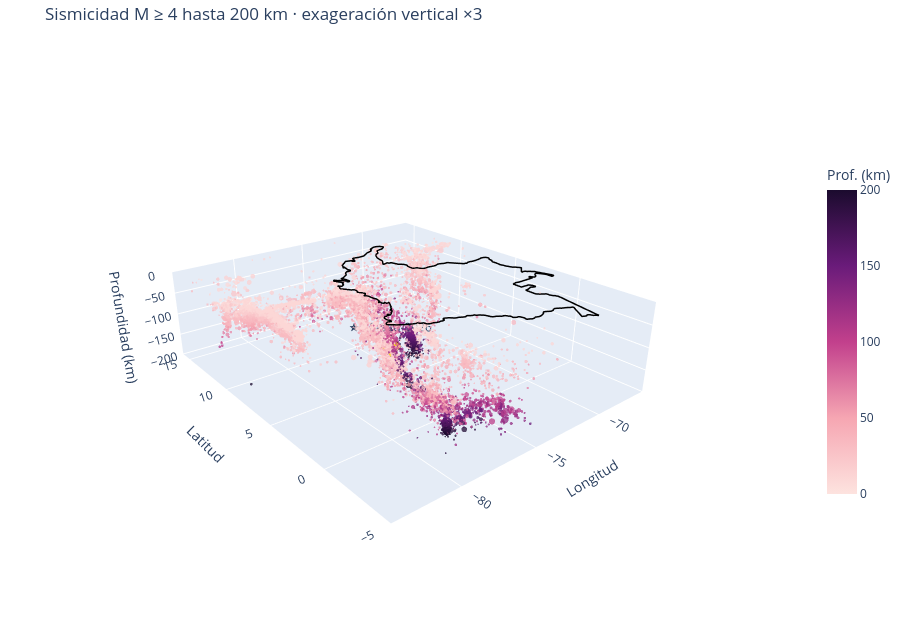

The cell this chart's notebook holds for it:
### Markdown cell above
## 15. Vista 3D interactiva

La vista 3D permite girar y acercar la nube de sismos para ver cómo cambia la profundidad con la posición. Se limita a magnitud 4 o más y a 200 km para que sea liviana; el eje vertical conserva la exageración de los cortes y el borde de Colombia se dibuja sobre la superficie. Pasa el cursor sobre un punto para ver su magnitud, fecha y profundidad. La vista no se reproduce en el PDF (ver código en la versión web).

### Code cell
import plotly.graph_objects as go

d3 = cat[cat.prof_km.notna() & (cat.prof_km <= PROF_MAX) & (cat.mag >= 4.0)]
escala = [[i / 4, c] for i, c in enumerate(["#fde3df", "#f6a6b2", "#c2408c", "#6a1b7a", "#1b0b2e"])]

fig3d = go.Figure()
for p in colombia:                                              # borde de Colombia
    fig3d.add_trace(go.Scatter3d(x=list(p[:, 0]), y=list(p[:, 1]), z=[0] * len(p), mode="lines",
                                 line=dict(color="black", width=3), hoverinfo="skip", showlegend=False))
fig3d.add_trace(go.Scatter3d(
    x=d3.lon, y=d3.lat, z=-d3.prof_km, mode="markers", showlegend=False,
    marker=dict(size=np.clip((d3.mag - 3) * 1.8, 1.5, 12), color=d3.prof_km, colorscale=escala, cmin=0,
                cmax=PROF_MAX, opacity=0.75, line=dict(width=0), colorbar=dict(title="Prof. (km)", len=0.6)),
    text=[f"M{m:.1f} · {f}<br>{p:.0f} km" for m, f, p in zip(d3.mag, d3.fecha, d3.prof_km)], hoverinfo="text"))
fig3d.add_trace(go.Scatter3d(x=[EVENTO_REF["lon"]], y=[EVENTO_REF["lat"]], z=[-EVENTO_REF["prof_km"]],
    mode="markers+text", text=["★ 10-ago-2026"], textposition="top center", showlegend=False,
    marker=dict(size=7, color="#ffd400", symbol="diamond", line=dict(color="black", width=2))))

dx = (BBOX["lon_max"] - BBOX["lon_min"]) * KM_LON
dy = (BBOX["lat_max"] - BBOX["lat_min"]) * KM_LAT
fig3d.update_layout(
    title=f"Sismicidad M ≥ 4 hasta {PROF_MAX} km · exageración vertical ×{dec(EXAG_VERTICAL)}",
    height=620, margin=dict(l=0, r=0, t=40, b=0),
    scene=dict(xaxis_title="Longitud", yaxis_title="Latitud", zaxis_title="Profundidad (km)",
               xaxis=dict(range=[BBOX["lon_min"], BBOX["lon_max"]]),
               yaxis=dict(range=[BBOX["lat_min"], BBOX["lat_max"]]), zaxis=dict(range=[-PROF_MAX, 0]),
               aspectmode="manual", aspectratio=dict(x=1, y=dy / dx, z=PROF_MAX * EXAG_VERTICAL / dx),
               camera=dict(eye=dict(x=-1.3, y=-1.6, z=0.9))))
fig3d.show()

### Figure 1 — Plotly figure (JSON) as saved in the notebook; plotly's stock layout.template omitted (floating-point values rounded to 4 significant figures; data arrays with more than 128 entries replaced by an {"elided": "..."} marker saying what was removed)
{"data": [{"hoverinfo": "skip", "line": {"color": "black", "width": 3}, "mode": "lines", "showlegend": false, "type": "scatter3d", "x": {"elided": "615 float values"}, "y": {"elided": "615 float values"}, "z": {"elided": "615 int values"}}, {"hoverinfo": "skip", "line": {"color": "black", "width": 3}, "mode": "lines", "showlegend": false, "type": "scatter3d", "x": [-78.11, -78.14, -78.19, -78.21, -78.18, -78.14, -78.12, -78.11], "y": [2.542, 2.52, 2.559, 2.609, 2.646, 2.634, 2.604, 2.542], "z": [0, 0, 0, 0, 0, 0, 0, 0]}, {"hoverinfo": "text", "marker": {"cmax": 200, "cmin": 0, "color": {"elided": "9687 float values"}, "colorbar": {"len": 0.6, "title": {"text": "Prof. (km)"}}, "colorscale": [[0.0, "#fde3df"], [0.25, "#f6a6b2"], [0.5, "#c2408c"], [0.75, "#6a1b7a"], [1.0, "#1b0b2e"]], "line": {"width": 0}, "opacity": 0.75, "size": {"elided": "9687 float values"}}, "mode": "markers", "showlegend": false, "text": {"elided": "9687 str values"}, "type": "scatter3d", "x": {"elided": "9687 float values"}, "y": {"elided": "9687 float values"}, "z": {"elided": "9687 float values"}}, {"marker": {"color": "#ffd400", "line": {"color": "black", "width": 2}, "size": 7, "symbol": "diamond"}, "mode": "markers+text", "showlegend": false, "text": ["★ 10-ago-2026"], "textposition": "top center", "type": "scatter3d", "x": [-76.26], "y": [4.86], "z": [-116.1]}], "layout": {"height": 620, "margin": {"b": 0, "l": 0, "r": 0, "t": 40}, "scene": {"aspectmode": "manual", "aspectratio": {"x": 1, "y": 1.164, "z": 0.3008}, "camera": {"eye": {"x": -1.3, "y": -1.6, "z": 0.9}}, "xaxis": {"range": [-84.0, -66.0], "title": {"text": "Longitud"}}, "yaxis": {"range": [-5.0, 16.0], "title": {"text": "Latitud"}}, "zaxis": {"range": [-200, 0], "title": {"text": "Profundidad (km)"}}}, "title": {"text": "Sismicidad M ≥ 4 hasta 200 km · exageración vertical ×3"}}}
